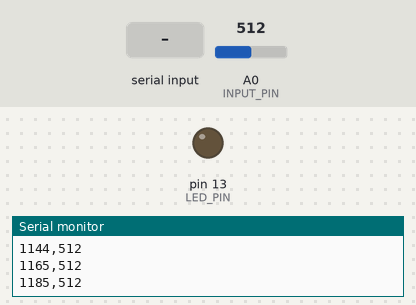
Recording of a sketch running on a simulated Arduino Uno, built with avr-gcc and run on an emulated ATmega328P. On the bench: output pins drawn as LEDs (lit = HIGH), the last lines printed to the serial monitor. The inputs (shaded band) are chosen by the test bench; at power-on: A0 (INPUT_PIN) = 512.

Above: at 1.2 s.
1.3 s: "1\n" received over Serial
At 1.8 s:
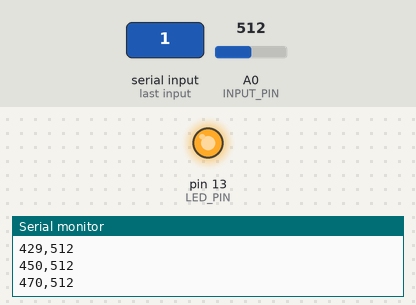
2.8 s: "0\n" received over Serial
At 3.8 s:
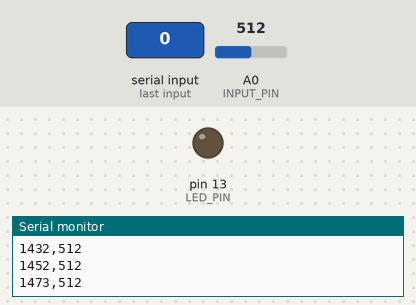
Timing chart, 0 to 5.8 s (numbered marks = the images above; inputs shaded):
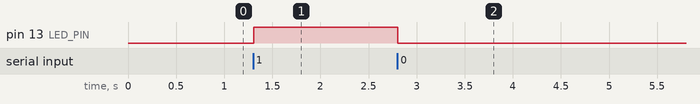

The sketch:

PyroelectricSensorUno.ino
```cpp
#define INPUT_PIN A0
#define LED_PIN 13
unsigned long time_ = 0;
unsigned long start_time = 0;
int data = 0;
bool send_flag = true;


void setup() {
  pinMode(LED_PIN, OUTPUT);
  digitalWrite(LED_PIN, LOW);
  Serial.begin(115200);
  //while(Serial.available()) Serial.read();
  Serial.print("arduino is avairable\n");
}

void send_data() {
  time_ = millis() - start_time;
  data = analogRead(INPUT_PIN);
  String s = String(time_);
  s += ",";
  s += String(data);
  s += '\n';
  Serial.print(s);
}

void(* resetFunc) (void) = 0;

void loop() {
  if (send_flag) {
    send_data();
  }
  delay(20);
}
void serialEvent() {
  if(Serial.available() > 0) { // 内部でloop毎にSerial.available()>0の時呼ばれる関数なはずだから要らないのかもしれない．
    char c = Serial.read();
    switch (c) {
      case byte('0'):
        send_flag = false;
        digitalWrite(LED_PIN, LOW);
        break;
      case byte('1'):
        send_flag = true;
        start_time = millis();
        digitalWrite(LED_PIN, HIGH);
        break;
      // default:
      case byte('9'):
        resetFunc();
        break;
    }
  }
}
```

Measured:
- after the input at 1.3 s, pin 13 (LED_PIN): LOW → HIGH at once
- after the input at 2.8 s, pin 13 (LED_PIN): HIGH → LOW at once
